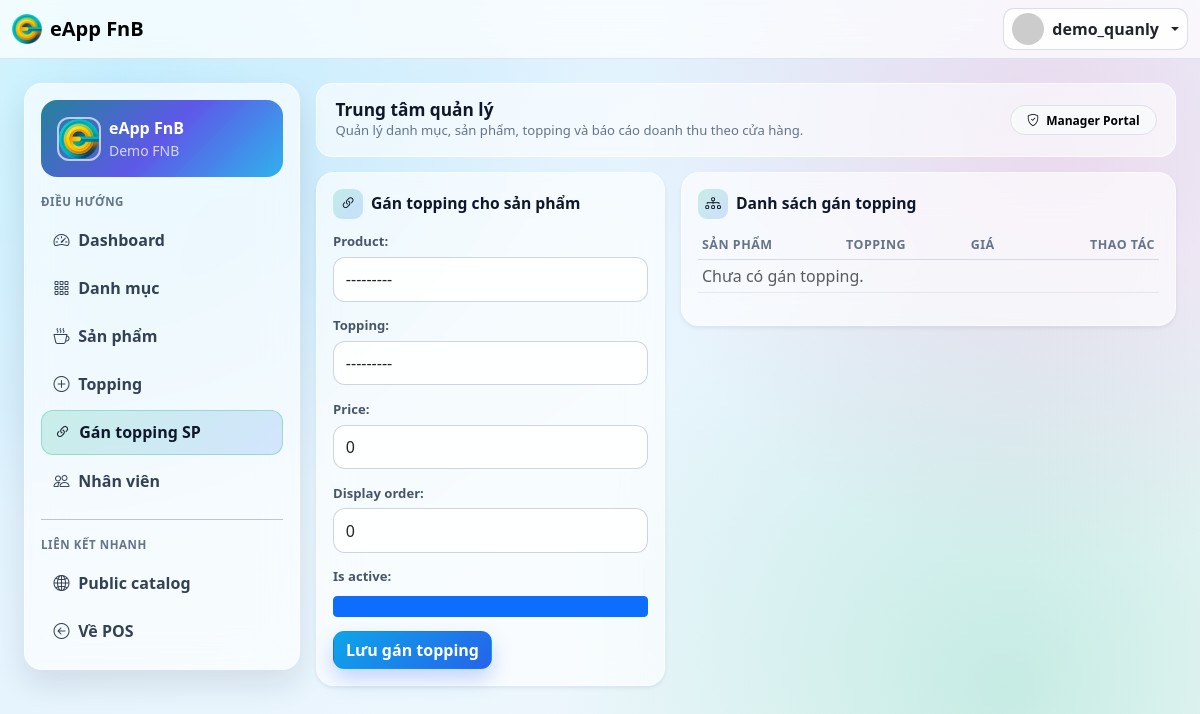
Before: /quanly/product-toppings/ (signed in) with the older database file.
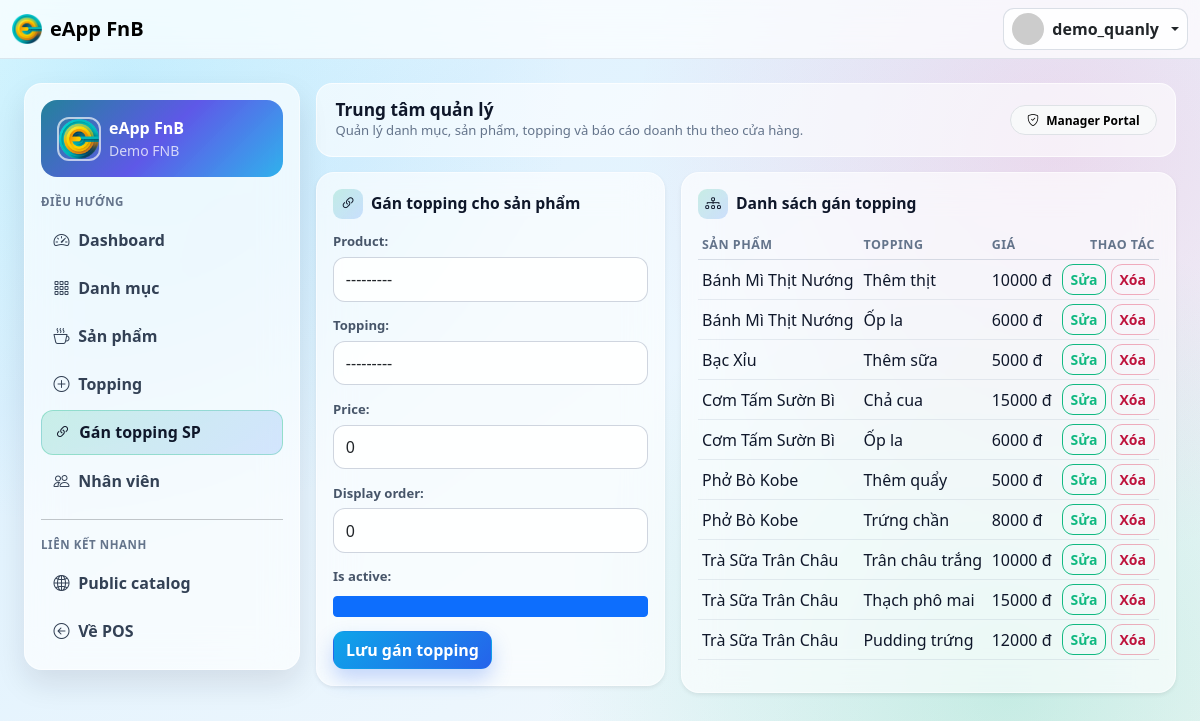
After: the same page with the newer database file.
### App_Catalog/models.py (models this page shows, shortened)
class ProductTopping(TimeStampedModel):
    product = models.ForeignKey(Product, on_delete=models.CASCADE, related_name='topping_links')
    topping = models.ForeignKey(Topping, on_delete=models.CASCADE, related_name='product_links')
    price = models.DecimalField(max_digits=14, decimal_places=2, default=0)
    is_active = models.BooleanField(default=True)
    display_order = models.PositiveIntegerField(default=0)
    class Meta:
        constraints = [
            models.UniqueConstraint(fields=['product', 'topping'], name='uq_product_topping'),
        ]
        indexes = [
            models.Index(fields=['product', 'is_active']),
            models.Index(fields=['topping', 'is_active']),
        ]
        ordering = ['display_order', 'id']

class Product(TimeStampedModel):
    tenant = models.ForeignKey('App_Tenant.Tenant', on_delete=models.CASCADE, related_name='products')
    category = models.ForeignKey(Category, on_delete=models.SET_NULL, null=True, blank=True, related_name='products')
    name = models.CharField(max_length=180)
    slug = models.SlugField(max_length=180)
    short_description = models.CharField(max_length=255, blank=True)
    description = models.TextField(blank=True)
    image_url = models.URLField(blank=True)
    is_active = models.BooleanField(default=True)
    class Meta:
        constraints = [
            models.UniqueConstraint(fields=['tenant', 'slug'], name='uq_product_tenant_slug'),
        ]
        indexes = [
            models.Index(fields=['tenant', 'is_active']),
            models.Index(fields=['tenant', 'name']),
        ]
        ordering = ['name']
    def __str__(self):
        return self.name

class Topping(TimeStampedModel):
    tenant = models.ForeignKey('App_Tenant.Tenant', on_delete=models.CASCADE, related_name='toppings')
    name = models.CharField(max_length=120)
    slug = models.SlugField(max_length=140)
    is_active = models.BooleanField(default=True)
    display_order = models.PositiveIntegerField(default=0)
    class Meta:
        constraints = [
            models.UniqueConstraint(fields=['tenant', 'slug'], name='uq_topping_tenant_slug'),
        ]
        ordering = ['display_order', 'name', 'id']
    def __str__(self):
        return self.name

### App_Quanly/views.py (the view)
# urls.py: path('product-toppings/', views.product_topping_list_create, name='product_toppings'),
@manager_required
def product_topping_list_create(request):
    tenant = _tenant_or_404(request.user)
    mappings = (
        ProductTopping.objects.filter(product__tenant=tenant)
        .select_related('product', 'topping')
        .order_by('product__name', 'display_order', 'id')
    )
    form = ProductToppingForm(request.POST or None, tenant=tenant)
    if request.method == 'POST' and form.is_valid():
        mapping = form.save()
        messages.success(request, f'Đã gán topping "{mapping.topping.name}" cho "{mapping.product.name}".')
        return redirect('App_Quanly:product_toppings')
    return render(
        request,
        'App_Quanly/product_toppings.html',
        {
            'mappings': mappings,
            'form': form,
        },
    )

### App_Quanly/forms.py
class ProductToppingForm(forms.ModelForm):
    class Meta:
        model = ProductTopping
        fields = ['product', 'topping', 'price', 'display_order', 'is_active']
    def __init__(self, *args, tenant=None, **kwargs):
        super().__init__(*args, **kwargs)
        self.tenant = tenant
        if tenant:
            self.fields['product'].queryset = Product.objects.filter(tenant=tenant, is_active=True).order_by('name')
            self.fields['topping'].queryset = Topping.objects.filter(tenant=tenant, is_active=True).order_by('name')
        _apply_bootstrap_classes(self)

### App_Accounts/models.py (called while the page is built)
    @property
    def is_manager(self):
        return self.role == self.Role.MANAGER

### App_Accounts/permissions.py (called while the page is built)
def role_required(roles):
    def decorator(view_func):
        @login_required
        @wraps(view_func)
        def _wrapped(request, *args, **kwargs):
            if request.user.role not in roles:
                raise PermissionDenied('Bạn không có quyền truy cập.')
            return view_func(request, *args, **kwargs)
        return _wrapped
    return decorator

### App_Core/context_processors.py (called while the page is built)
def core_context(request):
    return {
        'app_name': 'eApp FnB',
    }

### templates/App_Quanly/product_toppings.html (shortened to what this page needs)
{% extends 'App_Quanly/_layout.html' %}
{% block quanly_content %}
<div class="row g-3">
    <div class="col-lg-5">
        <div class="card border-0 shadow-sm">
            <div class="card-body">
                <h2 class="admin-card-title">
                    <i class="bi bi-link-45deg"></i>
                    Gán topping cho sản phẩm
                </h2>
                <form method="post">
                    {{ form.as_p }}
                    <button class="btn btn-primary" type="submit">Lưu gán topping</button>
                </form>
            </div>
        </div>
    </div>
    <div class="col-lg-7">
        <div class="card border-0 shadow-sm">
            <div class="card-body">
                <h2 class="admin-card-title">
                    <i class="bi bi-diagram-3"></i>
                    Danh sách gán topping
                </h2>
                <div class="table-responsive">
                    <table class="table table-sm align-middle">
                        <thead>
                        <tr>
                            <th>Sản phẩm</th>
                            <th>Topping</th>
                            <th>Giá</th>
                            <th class="text-end">Thao tác</th>
                        </tr>
                        </thead>
                        <tbody>
                        {% for mapping in mappings %}
                        <tr>
                            <td>{{ mapping.product.name }}</td>
                            <td>{{ mapping.topping.name }}</td>
                            <td>{{ mapping.price|floatformat:0 }} đ</td>
                            <td class="text-end">
                                <a class="btn btn-sm btn-outline-primary" href="{% url 'App_Quanly:product_topping_edit' mapping.id %}">Sửa</a>
                                <form method="post" action="{% url 'App_Quanly:product_topping_delete' mapping.id %}" class="d-inline">
                                    <button class="btn btn-sm btn-outline-danger" onclick="return confirm('Xóa gán topping này?')">Xóa</button>
                                </form>
                            </td>
                        </tr>
                        {% empty %}
                        <tr>
                            <td colspan="4" class="text-muted">Chưa có gán topping.</td>
                        </tr>
                        {% endfor %}
                        </tbody>
                    </table>
                </div>
            </div>
        </div>
    </div>
</div>
{% endblock %}

Changed rows visible on the page:
added ProductTopping: product.name "Bánh Mì Thịt Nướng", topping.name "Thêm thịt", price "10000"
added ProductTopping: product.name "Bánh Mì Thịt Nướng", topping.name "Ốp la", price "6000"
added ProductTopping: product.name "Bạc Xỉu", topping.name "Thêm sữa", price "5000"
added ProductTopping: product.name "Cơm Tấm Sườn Bì", topping.name "Chả cua", price "15000"
added ProductTopping: product.name "Cơm Tấm Sườn Bì", topping.name "Ốp la", price "6000"
added ProductTopping: product.name "Phở Bò Kobe", topping.name "Thêm quẩy", price "5000"
added ProductTopping: product.name "Phở Bò Kobe", topping.name "Trứng chần", price "8000"
added ProductTopping: product.name "Trà Sữa Trân Châu", topping.name "Trân châu trắng", price "10000"
added ProductTopping: product.name "Trà Sữa Trân Châu", topping.name "Thạch phô mai", price "15000"
added ProductTopping: product.name "Trà Sữa Trân Châu", topping.name "Pudding trứng", price "12000"
Other visible differences:
text no longer shown: "Chưa có gán topping."
